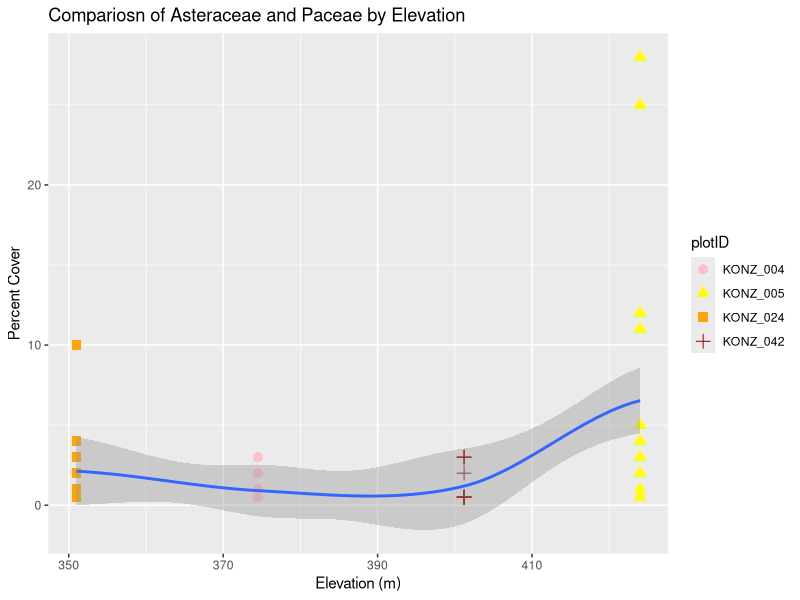

The R script that drew this image:
## ---- chunk 1
#| label: read-csv

# load packages
library("readr")
library("dplyr")
library("ggplot2")

# read in the data
konza_data <- read_csv("data/NEON.D06.KONZ.DP1.10058.001.div_1m2Data.2025-08.basic.20251222T234053Z.csv")
## ---- chunk 2
#| label: summarize-with-dplyr

# first summary to make will be a count of the number of observations in 
# each family
konza_data %>% 
  group_by(family) %>%
  tally() %>%
  arrange(desc(n))
## ---- chunk 3
#| label: mean-percent-cover-by-family

# The goal is to calculate the mean percent cover of each family 
konza_data %>%
  group_by(family) %>%
  summarise(mean_pcnt_cover = mean(percentCover),
            sd_pcnt_cover = sd(percentCover)) %>%
  arrange(desc(mean_pcnt_cover))
## ---- chunk 4
#| label: filter-by-elevation

# The goal is to calculate the mean percent cover of each family 
konza_data %>%
  filter(elevation>390) %>%
  group_by(family) %>%
  summarise(mean_pcnt_cover = mean(percentCover),
            sd_pcnt_cover = sd(percentCover)) %>%
  arrange(desc(mean_pcnt_cover))
## ---- chunk 5
#| label: use-mutate

# select pulls out the columns you want
# mutate creates a mew column with whatever content you want
# which can include manipulation of an existing column
konza_data %>%
  select(scientificName, family, percentCover) %>%
  mutate(propCover = percentCover / 100)
## ---- chunk 6
#| label: elevation-percent-by-family

konza_data %>%
  filter(!is.na(family)) %>%
  filter(family == "Asteraceae") %>%
  ggplot(aes(x = elevation,
             y = percentCover)) +
  geom_point(aes(shape = plotID,
                 colour = plotID),
             size = 3) +
  geom_smooth() +
  labs(title = "Compariosn of Asteraceae and Paceae by Elevation",
       y = "Percent Cover",
       x = "Elevation (m)") +
  scale_color_manual(values = c("pink", "yellow", "orange", "darkred"))
